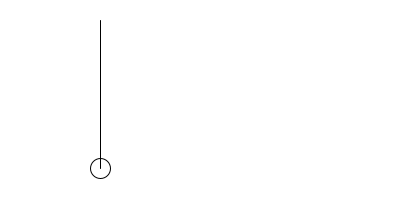
Frame 1 (no input)
Frame 60 (the mouse pressed at the canvas centre just before this capture): identical to frame 1, image omitted
Frame 120 (the mouse held since frame 60 and released just before this capture): identical to frame 1, image omitted

The Processing sketch that drew this single still picture (run headless with seeded random() and noise(); from frame 60 on, the mouse is pressed at the canvas centre):

// Processing sketch: ModernArtClockResonator
// ── ModernArtClockResonator.pde
/* @pjs transparent=true; */
/* @pjs crisp=true; */

// Modern Art Clock
// O-R-G 

float powerCounter = 0;
int resonatorCounter = 0;
int displayCounter = 0;
int reverseSwitch = 1;


void setup() {
  size(400, 200);
  stroke(0);
  smooth();
  background(255);
}

void draw() {
  background(255); 

  displayCounter++;
  // powerCounter++; 
  
  if ( displayCounter % 14 == 0 ) {
     resonatorCounter++;  
  }
  
  if ( displayCounter % 100 == 0 ) {
      // reverseSwitch = reverseSwitch * -1;
  }
  
  powerCounter = ( ( ( displayCounter % 150 ) / 5 ) * reverseSwitch ) + 2.0;

  noFill();
  stroke(0);
  strokeWeight(1);
  // noStroke();
  // Angles for sin() and cos() start at 3 o'clock;
  // subtract HALF_PI to make them start at the top
  // ellipse(100, 100, 160, 160);
  // ellipse(300, 100, 160, 160);
  // ellipse(500, 100, 160, 160);
  // ellipse(300, 100, 160, 160);
  // float s = map(second(), 0, 60, 0, TWO_PI) - HALF_PI;
  // float m = map(minute(), 0, 60, 0, TWO_PI) - HALF_PI;
  float s = map(displayCounter % 60, 0, 60, 0, TWO_PI) - HALF_PI;
  float m = map((resonatorCounter % 2) + 30, 0, 60, 0, TWO_PI) - HALF_PI;
  float h = map(hour() % 12, 0, 12, 0, TWO_PI) - HALF_PI;
  stroke(0);
  strokeWeight(1);
  
  // Display
  // line(300, 100, cos(s) * 72 + 300, sin(s) * 72 + 100);

  // Resonator
  line(100, 20, cos(m) * 68 + 100, sin(m) * 68 + 100);
  ellipse(cos(m) * 68 + 100, sin(m) * 68 + 100, 20, 20);
    
  // line(300, 100, cos(h) * 44 + 300, sin(h) * 44 + 100);
  
  /*
  // Power
  translate(100,100);
  strokeWeight(1);
  beginShape();
  for(int i=0;i<60;i++) {
      // curveVertex((i*1.2)*sin(i/2.0),(i*1.2)*cos(i/2.0));
      curveVertex((i*1.2)*sin(i/powerCounter),(i*1.2)*cos(i/powerCounter));
  }
  endShape(); 
  */
}
